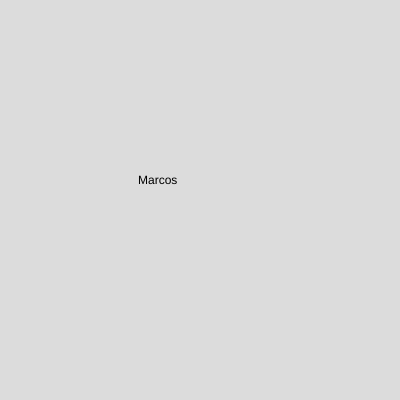
Frame 1 (no input)
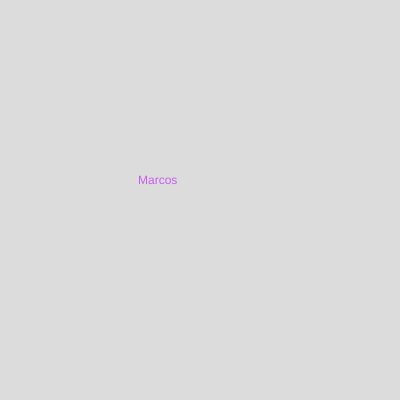
Frame 60 (no input)
Frame 120 (the mouse pressed at the canvas centre since frame 60): identical to frame 60, image omitted

The p5.js sketch that drew these frames (run headless with seeded random() and noise() and a simulated clock; from frame 60 on, the mouse is pressed at the canvas centre):

// p5.js sketch
// ── sketch.js
function setup() {
  createCanvas(400, 400);
}

function draw() {
  background(220);
  text("Marcos", 138, 184);
  fill(color (199, 94, 235));
}
